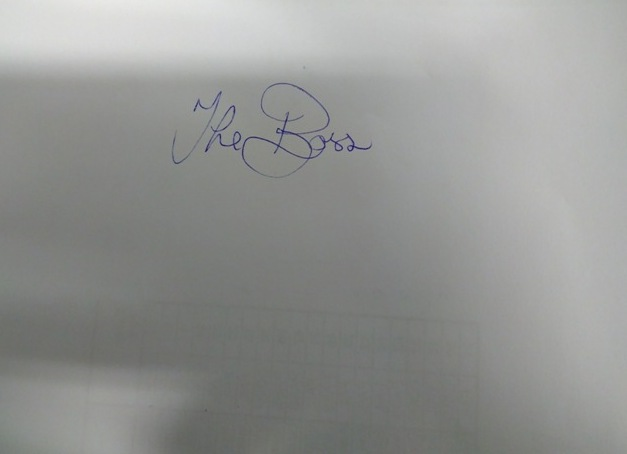
#> input picture Assignment/Boss.bmp, 627 x 454 px
$ python forgeTrump.py
#> lines starting #> are read from the running program, lines starting #| are printed output that depends on the picture; after the words box and inside, x2 and y2 are one past the last pixel; in counts of white or black regions, pixels touching at a corner belong together
#!python2
"""
	(C) Michael Kane 2017

	Student No: C14402048
	Course: DT211C
	Date: 29/09/2017

	Title: Master Forgery Assignment.

	Introduction:
	Challenge : Find, isolate and clean the signature pictured in 'Trump.jpg'

	Step-by-step:
	1. Open a signature of your choice.
	2. Convert the image to its grayscale version.
	3. Equalise the histogram.
	4. Apply the open and close functions to the image.
	5. Call the cropImage function.
	6. Find the area where the signature is located using np.argwhere(grayScaleMask==0). This selects the black pixels in the image.
	7. Plot the points of the returned value of np.argwhere using points = np.fliplr(points) then x, y, width, height = cv2.boundingRect(points)
	8. Crop both the grayscale and original image.
	9. Get the ROI of the original image by getting the reverse mask of it then anding itwith itself.
	10. Create a grayScale mask of the new cropped grayscale image.
	11. Try to isolate the signature further using:
		shape = cv2.getStructuringElement(cv2.MORPH_RECT,(80,80))
		openMask = cv2.morphologyEx(grayScaleMask,cv2.MORPH_OPEN,shape)
		closedMask = cv2.morphologyEx(openMask,cv2.MORPH_CLOSE,shape)
		closedMask = cv2.bitwise_not(closedMask)
		regionOfInterestOne = cv2.bitwise_and(croppedColorImage,croppedColorImage,mask=closedMask)
	12. Create a blank background image by getting to shape of the original image, then use np.zeros((height, width, 3), np.uint8) to create the image
	13. Change the background to full white then add the background and ROI together.
	14. Write the image to an image file, return the image and display it.

	Give an overview:
	The purpose of this application is to allow a user to isolate Donald Trumps signature,
	then use it in what ever way the like.

	Comment on experiments:
	1. Tried to isolate the signature through cropping and morphology, but the result of this application is all I could manage.

	2. Tried taking the result of the program and applying an adaptive threshold.
	My idea was to isolate the pixels further but it didnt really have any effect on the image.

	References:
	Convert References to harvard style.
	1. Stack Overflow, SO. (2017)How to detect edge and crop an image in Python.
	Available at: https://stackoverflow.com/questions/44383209/how-to-detect-edge-and-crop-an-image-in-python(12/10/2017)
	2. Stack Overflow, SO. (2017)How to fill OpenCV image with one solid color?.
	Available at: https://stackoverflow.com/questions/4337902/how-to-fill-opencv-image-with-one-solid-color(12/10/2017)

"""


# import the necessary packages:
import numpy as np
import cv2
from matplotlib import pyplot as plt
from matplotlib import image as image
import easygui

class forgery():
	"""
	Purpose of function:
	Allow portablity of the forge signature code

	Example Function:
	instance = forgery()

	Args:
		None
	return:
		None
	"""

	def getImage(self):
		"""
		Purpose of function:
		Allow a user to select an image.

		Example Function:
		instance.getImage()

		Args:
			None
		return:
			None
		"""
		try:
			#Opening an image from a file:
			print("Please Select a Signature you wish to forge:")
			file = easygui.fileopenbox()
#> the answer given: Boss.bmp
			image = cv2.imread(file)
#> image is the input picture: shape (454, 627, 3); mean B, G, R 146.6, 148.8, 147.6
			forged_image = self.forgeSignature(image)
		except:
			print("User failed to select an image.")
		while True:
			# Showing an image on the screen (OpenCV):
			cv2.imshow("Trump Signature", forged_image)
			key = cv2.waitKey(0)

			# if the 'q' key is pressed, quit:
			if key == ord("q"):
				break

	def forgeSignature(self, image):
		"""
		Purpose of function:
		The purpose of this function is to isolate a signature and place it on a fully white background,
		then return it to the getImage function to be displayed.

		Example Function:
		variable = self.forgeSignature(param1)

		Args:
			param1 (numpy.ndarray): This is the first paramter. Which will be an image a user has selected.
		return:
			The return value (numpy.ndarray): This will return a forged version of the original signature.
		"""

		# Create a grayscale mask for the signature, then use morphology to isolate part of the signature.
		grayScale = cv2.cvtColor(image, cv2.COLOR_BGR2GRAY)
		grayScaleHistogram = cv2.equalizeHist(grayScale)
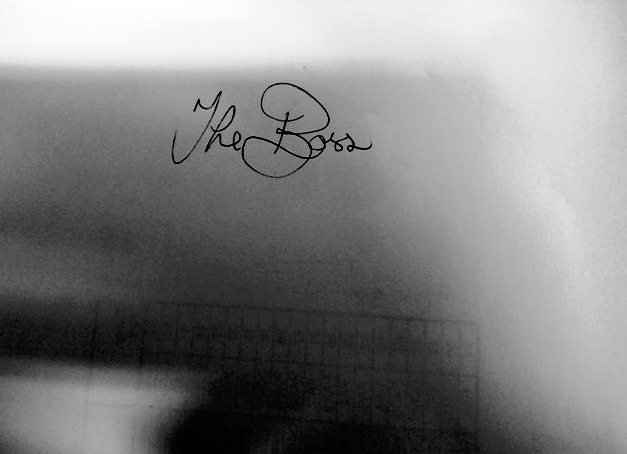
#> grayScaleHistogram: shape (454, 627); min 0, max 255, mean 128.9
		threshold = cv2.threshold(grayScaleHistogram, 218, 255, cv2.THRESH_BINARY)[1]
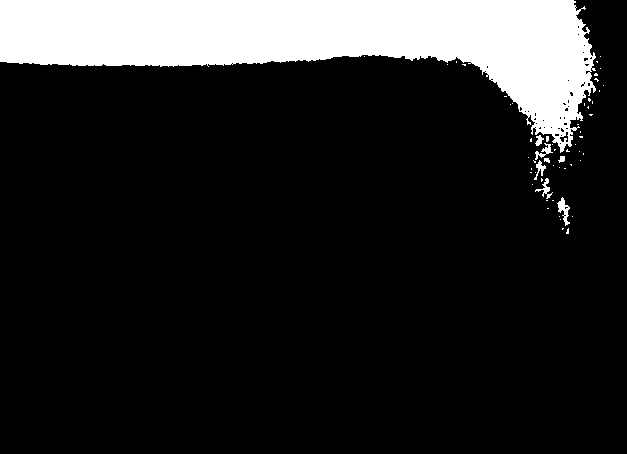
#> threshold: shape (454, 627); 15% white; 58 white regions (50 under 20 px), largest, box (x1, y1, x2, y2) and area: (0, 0, 596, 153) 41932, (557, 197, 570, 226) 159, (535, 178, 553, 199) 108
		threshold = cv2.bitwise_not(threshold)

		shape = cv2.getStructuringElement(cv2.MORPH_ELLIPSE,(40,50))
		openMask = cv2.morphologyEx(threshold,cv2.MORPH_OPEN,shape)
#> openMask: shape (454, 627); 83.6% white; 1 black region, box (x1, y1, x2, y2) and area: (0, 0, 604, 234) 46734
		closedMask = cv2.morphologyEx(openMask,cv2.MORPH_CLOSE,shape)
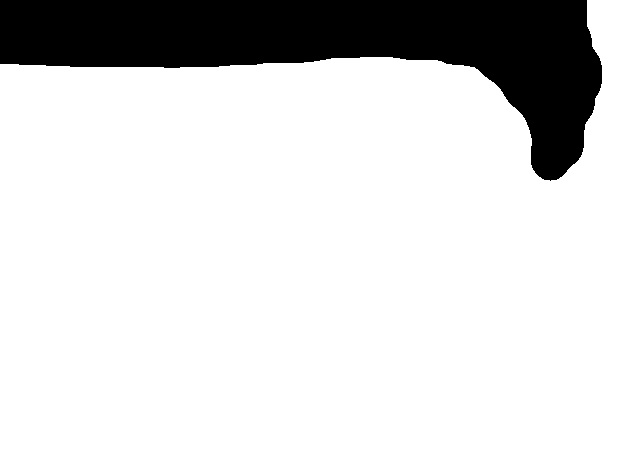
#> closedMask: shape (454, 627); 83.9% white; 1 black region, box (x1, y1, x2, y2) and area: (0, 0, 602, 181) 45936

		# Call the cropImage function.
		croppedColorImage, croppedGrayScaleImage = self.cropImage(closedMask, image)
#> in cropImage, `points = np.argwhere(mask==0)`: points = 45936 pairs, first value 0 to 180, second value 0 to 601
#> in cropImage, `points = np.fliplr(points)`: points = 45936 pairs, first value 0 to 601, second value 0 to 180
#> in cropImage, `x, y, width, height = cv2.boundingRect(points)`: x = 0; width = 602; height = 181
#> in cropImage, `croppedColorImage = colorImage[y:y+height,x:x+width]`:
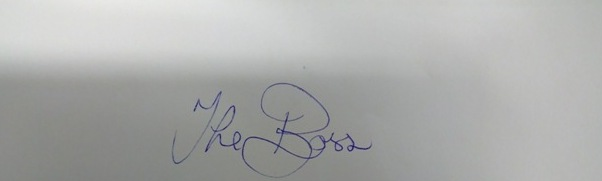
#> croppedColorImage: shape (181, 602, 3); mean B, G, R 170.8, 172.2, 171.1
#> in cropImage, `croppedGrayScaleImage = mask[y:y+height,x:x+width]`:
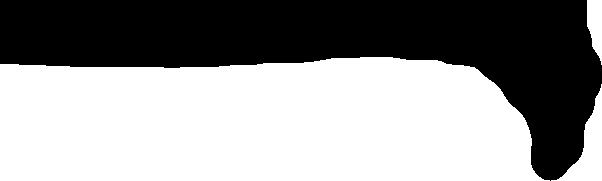
#> croppedGrayScaleImage: shape (181, 602); 57.8% white; 1 black region, box (x1, y1, x2, y2) and area: (0, 0, 602, 181) 45936

		# Retrieve a coloured image of the newly cropped area.
		reverseSignature = cv2.bitwise_not(croppedGrayScaleImage)
		regionOfInterestOne = cv2.bitwise_and(croppedColorImage,croppedColorImage,mask=reverseSignature)

		# Retrieve a grayScaleMask of the newly cropped area.
		grayScale = cv2.cvtColor(regionOfInterestOne, cv2.COLOR_BGR2GRAY)
#> grayScale: shape (181, 602)
		grayScaleMask = cv2.adaptiveThreshold(grayScale, maxValue = 255,
		adaptiveMethod = cv2.ADAPTIVE_THRESH_GAUSSIAN_C,
		thresholdType = cv2.THRESH_BINARY,
		blockSize = 11,C = 20)
#> grayScaleMask: shape (181, 602); 98.4% white; black in thin lines or dots

		# Attempting to isolate the signature further.
		shape = cv2.getStructuringElement(cv2.MORPH_RECT,(80,80))
		openMask = cv2.morphologyEx(grayScaleMask,cv2.MORPH_OPEN,shape)
#> openMask: shape (181, 602); 91.9% white; 1 black region, box (x1, y1, x2, y2) and area: (0, 0, 602, 181) 8860
		closedMask = cv2.morphologyEx(openMask,cv2.MORPH_CLOSE,shape)
#> closedMask: shape (181, 602); 94.9% white; 1 black region, box (x1, y1, x2, y2) and area: (531, 102, 602, 181) 5609
		closedMask = cv2.bitwise_not(closedMask)
		regionOfInterestOne = cv2.bitwise_and(croppedColorImage,croppedColorImage,mask=closedMask)
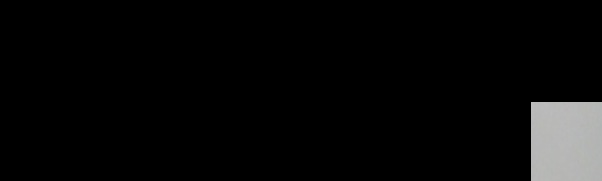
#> regionOfInterestOne: shape (181, 602, 3); mean B, G, R 9.4, 9.4, 9.4

		# Line 101 and 102 are referenced by reference Number 2.
		# Apply the extracted Signature to the background.
		reverseBackground = cv2.bitwise_not(closedMask)
		height, width = croppedGrayScaleImage.shape
#> height = 181; width = 602
		background = np.zeros((height, width, 3), np.uint8)
		background[:] = (255,255,255)
		regionOfInterestTwo = cv2.bitwise_and(background,background,mask=reverseBackground)
#> background: shape (181, 602, 3); every value is 255
		forged_signature = regionOfInterestOne + regionOfInterestTwo
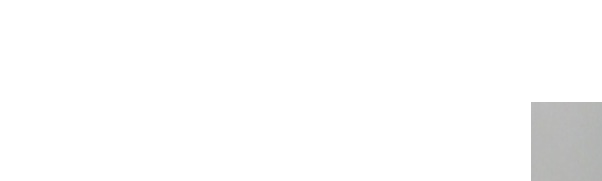
#> forged_signature: shape (181, 602, 3); mean B, G, R 251.2, 251.3, 251.3

		# Create an image of the signature.
		cv2.imwrite('forgedSignature.jpg', forged_signature)
		return forged_signature

	def cropImage(self, mask, colorImage):
		"""
		Purpose of function:
		The purpose of this function is to crop the grayscale and colored images which have been passed into the function.

		Example Function:
		variable = self.cropImage(param1, param2)

		Args:
			param1 (numpy.ndarray): This is the first paramter. Which is a gryscale mask for the colored Image.
			param2 (numpy.ndarray): This is the first paramter. Which is the original colored Image.
		return:
			param1 (numpy.ndarray): This will return a cropped version of the grayscale mask.
			param2 (numpy.ndarray): This will return a cropped version of the original colored image.
		"""
		# The next six lines of code are from reference Number 1.
		# Crop the area where the signature is located.
		points = np.argwhere(mask==0)
		points = np.fliplr(points)
		x, y, width, height = cv2.boundingRect(points)
		x, y, width, height = x, y, width, height
		croppedColorImage = colorImage[y:y+height,x:x+width]
		croppedGrayScaleImage = mask[y:y+height,x:x+width]
		return croppedColorImage, croppedGrayScaleImage

if __name__ == "__main__":
	forged_signature = forgery()
	forged_signature.getImage()
#> (key q is pressed here)
